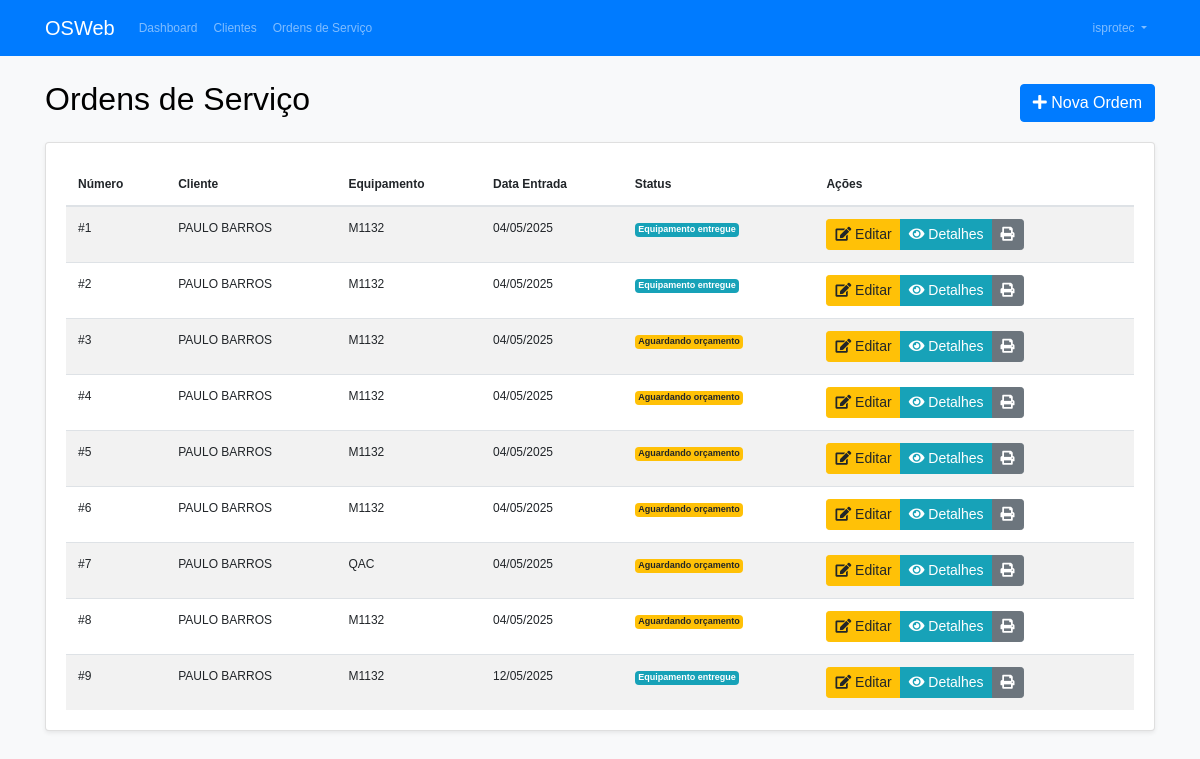
/ordem-servico/ (signed in), run on the app's committed database.
### core/models.py (models this page shows, shortened)
class User(AbstractUser):
    is_empresa = models.BooleanField(default=False)
    is_tecnico = models.BooleanField(default=False)
    empresa = models.ForeignKey('Empresa', on_delete=models.CASCADE, null=True, blank=True)
    telefone = models.CharField(max_length=15, blank=True, null=True)
    endereco = models.CharField(max_length=200, blank=True, null=True)

class OrdemServico(models.Model):
    STATUS_CHOICES = [
        ('AGUARDANDO', 'Aguardando orçamento'),
        ('APROVADO', 'Orçamento aprovado'),
        ('RECUSADO', 'Orçamento recusado'),
        ('EM_ANDAMENTO', 'Em andamento'),
        ('CONCLUIDO', 'Concluído'),
        ('ENTREGUE', 'Equipamento entregue'),
    ]
    empresa = models.ForeignKey(Empresa, on_delete=models.CASCADE)
    cliente = models.ForeignKey(Cliente, on_delete=models.CASCADE)
    equipamento = models.ForeignKey(Equipamento, on_delete=models.CASCADE)
    data_entrada = models.DateField(default=timezone.now)
    acessorios = models.TextField(blank=True, null=True)
    observacoes = models.TextField(blank=True, null=True)
    descricao_servico = models.TextField(blank=True, null=True)
    valor_servico = models.DecimalField(max_digits=10, decimal_places=2, blank=True, null=True)
    status = models.CharField(max_length=20, choices=STATUS_CHOICES, default='AGUARDANDO')
    data_aprovacao = models.DateField(blank=True, null=True)
    data_recusa = models.DateField(blank=True, null=True)
    data_entrega = models.DateField(blank=True, null=True)
    ultima_alteracao = models.DateTimeField(auto_now=True)
    recibo_entrega = models.FileField(upload_to='recibos/', blank=True, null=True)
    usuario_alteracao = models.ForeignKey(
        User,
        on_delete=models.SET_NULL,
        null=True,
        blank=True,
        related_name='ordens_alteradas'
    )

class Cliente(models.Model):
    empresa = models.ForeignKey(Empresa, on_delete=models.CASCADE)
    nome = models.CharField(max_length=50)
    sobrenome = models.CharField(max_length=100)
    endereco = models.CharField(max_length=200)
    telefone = models.CharField(max_length=15, blank=True, null=True)
    celular = models.CharField(max_length=15, blank=True, null=True)

class Equipamento(models.Model):
    cliente = models.ForeignKey(Cliente, on_delete=models.CASCADE)
    tipo = models.CharField(max_length=100)
    marca = models.CharField(max_length=100)
    modelo = models.CharField(max_length=100)
    numero_serie = models.CharField(max_length=100, unique=True)

### core/views.py (the view)
# urls.py: path('ordem-servico/', OrdemServicoListView.as_view(), name='ordem_servico_list'),
class OrdemServicoListView(LoginRequiredMixin, UserPassesTestMixin, ListView):
    model = OrdemServico
    template_name = 'ordem_servico/lista.html'
    context_object_name = 'ordens'
    def test_func(self):
        return self.request.user.is_empresa or self.request.user.is_tecnico
    def get_queryset(self):
        if self.request.user.is_empresa:
            return OrdemServico.objects.filter(empresa=self.request.user.empresa_user)
        elif self.request.user.is_tecnico:
            return OrdemServico.objects.filter(empresa=self.request.user.empresa)
        return OrdemServico.objects.none()

### core/templates/ordem_servico/lista.html (shortened to what this page needs)
{% extends "base.html" %}
{% block content %}
<div class="row">
    <div class="col-md-12">
        <div class="d-flex justify-content-between align-items-center mb-3">
            <h2>Ordens de Serviço</h2>
            {% if user.is_empresa %}
                <a href="{% url 'ordem_servico_create' %}" class="btn btn-primary">
                    <i class="fas fa-plus"></i> Nova Ordem
                </a>
            {% endif %}
        </div>
        <div class="card">
            <div class="card-body">
                <table class="table table-striped table-hover">
                    <thead>
                        <tr>
                            <th>Número</th>
                            <th>Cliente</th>
                            <th>Equipamento</th>
                            <th>Data Entrada</th>
                            <th>Status</th>
                            <th>Ações</th>
                        </tr>
                    </thead>
                    <tbody>
                        {% for ordem in ordens %}
                        <tr>
                            <td>#{{ ordem.id }}</td>
                            <td>{{ ordem.cliente.nome }} {{ ordem.cliente.sobrenome }}</td>
                            <td>{{ ordem.equipamento.modelo }}</td>
                            <td>{{ ordem.data_entrada|date:"d/m/Y" }}</td>
                            <td>
                                <span class="badge badge-{% if ordem.status == 'AGUARDANDO' %}warning{% elif ordem.status == 'APROVADO' %}success{% elif ordem.status == 'RECUSADO' %}danger{% else %}info{% endif %}">
                                    {{ ordem.get_status_display }}
                                </span>
                            </td>
                            <td>
                                <div class="btn-group" role="group">
                                    {% if request.user.is_tecnico %}
                                        <a href="{% url 'ordem_servico_update' ordem.id %}" class="btn btn-sm btn-warning">
                                            <i class="fas fa-sync-alt"></i> Status
                                        </a>
                                        <a href="{% url 'ordem_servico_detail' ordem.id %}" class="btn btn-sm btn-info">
                                            <i class="fas fa-eye"></i> Detalhes
                                        </a>
                                    {% else %}
                                        <a href="{% url 'ordem_servico_update' ordem.id %}" class="btn btn-sm btn-warning">
                                            <i class="fas fa-edit"></i> Editar
                                        </a>
                                        <a href="{% url 'ordem_servico_detail' ordem.id %}" class="btn btn-sm btn-info">
                                            <i class="fas fa-eye"></i> Detalhes
                                        </a>
                                        <a href="{% url 'ordem_servico_imprimir' ordem.id %}" class="btn btn-sm btn-secondary">
                                            <i class="fas fa-print"></i>
                                        </a>
                                    {% endif %}
                                </div>
                            </td>
                        </tr>
                        {% empty %}
                        <tr>
                            <td colspan="6" class="text-center">Nenhuma ordem de serviço cadastrada</td>
                        </tr>
                        {% endfor %}
                    </tbody>
                </table>
            </div>
        </div>
    </div>
</div>
{% endblock %}

### core/templates/base.html (shortened to what this page needs)
{% load static %}
<!DOCTYPE html>
<html lang="pt-br">
<head>
    <link rel="stylesheet" href="https://stackpath.bootstrapcdn.com/bootstrap/4.5.2/css/bootstrap.min.css">
    <link rel="stylesheet" href="https://cdnjs.cloudflare.com/ajax/libs/font-awesome/5.15.1/css/all.min.css">
    <link href="{% static 'css/style.css' %}" rel="stylesheet">
</head>
<body>
    <nav class="navbar navbar-expand-lg navbar-dark bg-primary">
        <div class="container">
            <a class="navbar-brand" href="{% url 'empresa_dashboard' %}">OSWeb</a>
            <div class="collapse navbar-collapse" id="navbarNav">
                <ul class="navbar-nav mr-auto">
                    {% if user.is_authenticated %}
                        {% if user.is_empresa %}
                            <li class="nav-item">
                                <a class="nav-link" href="{% url 'empresa_dashboard' %}">Dashboard</a>
                            </li>
                            <li class="nav-item">
                                <a class="nav-link" href="{% url 'cliente_list' %}">Clientes</a>
                            </li>
                            <li class="nav-item">
                                <a class="nav-link" href="{% url 'ordem_servico_list' %}">Ordens de Serviço</a>
                            </li>
                        {% elif user.is_tecnico %}
                            <li class="nav-item">
                                <a class="nav-link" href="{% url 'ordem_servico_list' %}">Ordens de Serviço</a>
                            </li>
                        {% endif %}
                    {% endif %}
                </ul>
                <ul class="navbar-nav">
                    {% if user.is_authenticated %}
                        <li class="nav-item dropdown">
                            <a class="nav-link dropdown-toggle" href="#" id="navbarDropdown" role="button" data-toggle="dropdown">
                                {{ user.username }}
                            </a>
                        </li>
                    {% endif %}
                </ul>
            </div>
        </div>
    </nav>
    <div class="container mt-4">
        {% block content %}{% endblock %}
    </div>
</body>
</html>

### core/static/css/style.css (style rules this page uses)
body { background-color: #f8f9fa; }
.card { box-shadow: 0 0.125rem 0.25rem rgba(0, 0, 0, 0.075); margin-bottom: 20px; }
.navbar { margin-bottom: 20px; }
.table { margin-bottom: 0; }
.table th { border-top: none; }
.badge-warning { color: #212529; }
.card { margin-bottom: 20px; }
body { font-family: Arial, sans-serif; font-size: 12px; color: #000; }

### data on the page
User: username "isprotec"
OrdemServico: id "1", cliente.nome "PAULO", cliente.sobrenome "BARROS", equipamento.modelo "M1132", data_entrada "04/05/2025", status "Equipamento entregue"
OrdemServico: id "2", cliente.nome "PAULO", cliente.sobrenome "BARROS", equipamento.modelo "M1132", data_entrada "04/05/2025", status "Equipamento entregue"
OrdemServico: id "3", cliente.nome "PAULO", cliente.sobrenome "BARROS", equipamento.modelo "M1132", data_entrada "04/05/2025", status "Aguardando orçamento"
OrdemServico: id "4", cliente.nome "PAULO", cliente.sobrenome "BARROS", equipamento.modelo "M1132", data_entrada "04/05/2025", status "Aguardando orçamento"
OrdemServico: id "5", cliente.nome "PAULO", cliente.sobrenome "BARROS", equipamento.modelo "M1132", data_entrada "04/05/2025", status "Aguardando orçamento"
OrdemServico: id "6", cliente.nome "PAULO", cliente.sobrenome "BARROS", equipamento.modelo "M1132", data_entrada "04/05/2025", status "Aguardando orçamento"
OrdemServico: id "7", cliente.nome "PAULO", cliente.sobrenome "BARROS", equipamento.modelo "QAC", data_entrada "04/05/2025", status "Aguardando orçamento"
OrdemServico: id "8", cliente.nome "PAULO", cliente.sobrenome "BARROS", equipamento.modelo "M1132", data_entrada "04/05/2025", status "Aguardando orçamento"
OrdemServico: id "9", cliente.nome "PAULO", cliente.sobrenome "BARROS", equipamento.modelo "M1132", data_entrada "12/05/2025", status "Equipamento entregue"
